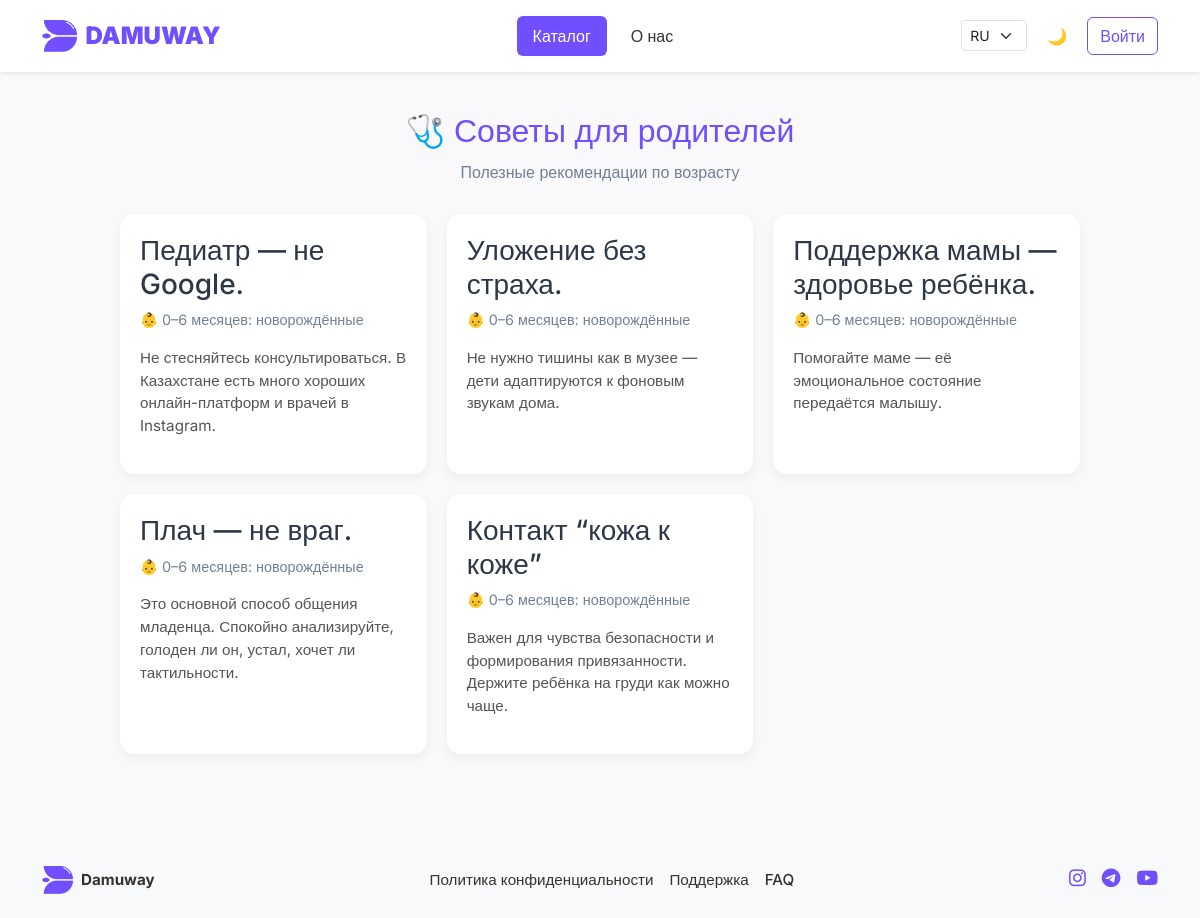
The app's page /ru/advice/ with its own data.
### apps/advice/models.py (models this page shows, shortened)
class HealthAdvice(models.Model):
    title = models.CharField(max_length=255)
    content = models.TextField()
    age_category = models.ForeignKey(AgeCategory, on_delete=models.SET_NULL, null=True, blank=True)
    created_at = models.DateTimeField(auto_now_add=True)

class AgeCategory(models.Model):
    name = models.CharField(max_length=255, unique=True)

### apps/advice/views.py (the view)
# urls.py: path('', views.advice_list, name='advice_list'),
def advice_list(request):
    advices = HealthAdvice.objects.all().order_by('-created_at')
    return render(request, 'advice/advice_list.html', {'advices': advices})

### templates/advice/advice_list.html (shortened to what this page needs)
{% extends 'base.html' %}
{% load static %}
{% block extra_css %}
<link rel="stylesheet" href="{% static 'css/advice/advice.css' %}">
{% endblock %}
{% block content %}
<div class="advice-list-container">
  <h1>🩺 Советы для родителей</h1>
  <p class="subtitle">Полезные рекомендации по возрасту</p>
  <div class="advice-grid">
    {% for advice in advices %}
    <a href="{% url 'advice_detail' advice.id %}" class="advice-card">
      <div class="advice-info">
        <h3>{{ advice.title }}</h3>
        {% if advice.age_category %}
        <p class="age">👶 {{ advice.age_category.name }}</p>
        {% endif %}
        <p class="excerpt">{{ advice.content|truncatewords:20 }}</p>
      </div>
    </a>
    {% endfor %}
  </div>
</div>
{% endblock %}

### static/css/navbar_footer.css (style rules this page uses)
:root { --main-color: #714EFF; --transition: all 0.3s ease; }

### static/css/advice/advice.css (style rules this page uses)
:root { --accent: #714EFF; --text: #2D3748; --text-light: #718096; --border: #E2E8F0; --bg: #F9F9FB; }
body { background: var(--bg); font-family: 'Inter', sans-serif; }
.advice-list-container { max-width: 1000px; margin: 40px auto; padding: 0 20px; }
.advice-list-container h1 { color: var(--accent); text-align: center; font-size: 2rem; margin-bottom: 10px; }
.subtitle { text-align: center; font-size: 1rem; color: var(--text-light); margin-bottom: 30px; }
.advice-grid { display: grid; grid-template-columns: repeat(auto-fill, minmax(260px, 1fr)); gap: 20px; }
.advice-card { background: white; border-radius: 14px; text-decoration: none; color: inherit; padding: 20px; box-shadow: 0 4px 12px rgba(0,0,0,0.05); transition: 0.2s; }
.advice-info h3 { margin: 0 0 8px; color: var(--text); }
.advice-info .age { font-size: 0.9rem; color: var(--text-light); }
.advice-info .excerpt { font-size: 0.95rem; color: #555; }

### templates/base.html (style rules this page uses)
:root { --font-main: 'Inter', sans-serif; --main-color: #714EFF; }
html, body { height: 100%; }
body { font-family: var(--font-main); transition: background-color 0.3s ease, color 0.3s ease; display: flex; flex-direction: column; }

### records on screen
HealthAdvice: title "Педиатр — не Google.", age_category.name "0–6 месяцев: новорождённые", content "Не стесняйтесь консультироваться. В Казахстане есть много хороших онлайн-платформ и врачей в Instagram."
HealthAdvice: title "Уложение без страха.", age_category.name "0–6 месяцев: новорождённые", content "Не нужно тишины как в музее — дети адаптируются к фоновым звукам дома."
HealthAdvice: title "Поддержка мамы — здоровье ребёнка.", age_category.name "0–6 месяцев: новорождённые", content "Помогайте маме — её эмоциональное состояние передаётся малышу."
HealthAdvice: title "Плач — не враг.", age_category.name "0–6 месяцев: новорождённые", content "Это основной способ общения младенца. Спокойно анализируйте, голоден ли он, устал, хочет ли тактильности."
HealthAdvice: title "Контакт “кожа к коже”", age_category.name "0–6 месяцев: новорождённые", content "Важен для чувства безопасности и формирования привязанности. Держите ребёнка на груди как можно чаще."
